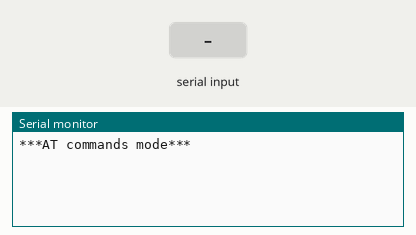
Recording of a sketch running on a simulated Arduino Uno, built with avr-gcc and run on an emulated ATmega328P. Parts: the last lines printed to the serial monitor. The inputs (shaded band) are chosen by the test bench.

Above: at 1.2 s.
1.3 s: "1" received over the second serial link
At 2.4 s:
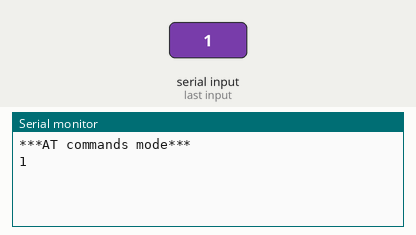
2.8 s: "0" received over the second serial link
At 3.6 s:
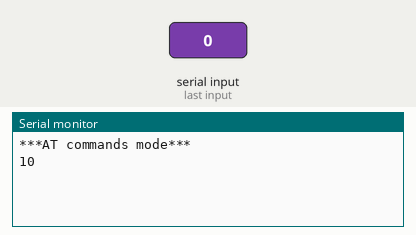

The sketch:

bt_setup.ino
```cpp
/*
 * Code to put the HC-05 into AT Mode for setup commands
 */

#include <SoftwareSerial.h>
SoftwareSerial MyBlue(2, 3); // RX | TX

void setup()
{
 Serial.begin(9600);
 MyBlue.begin(38400);  //Baud Rate for AT-command Mode.
// MyBlue.begin(9600);  //Baud Rate for AT-command Mode.
 Serial.println("***AT commands mode***");
}
void loop()
{
 //from bluetooth to Terminal.
 if (MyBlue.available())
   Serial.write(MyBlue.read());
 //from termial to bluetooth
  if (Serial.available())
//    MyBlue.write(Serial.read());
    MyBlue.println(Serial.read());
}
```

Measured:
- after the input at 1.3 s, the serial monitor: prints a new line at once (image 1)
- after the input at 2.8 s, the serial monitor: prints a new line at once (image 2)
